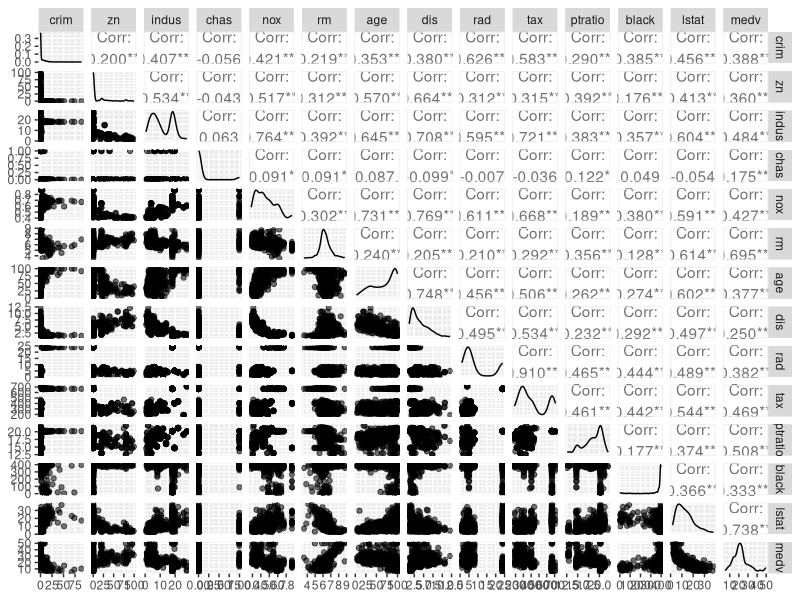
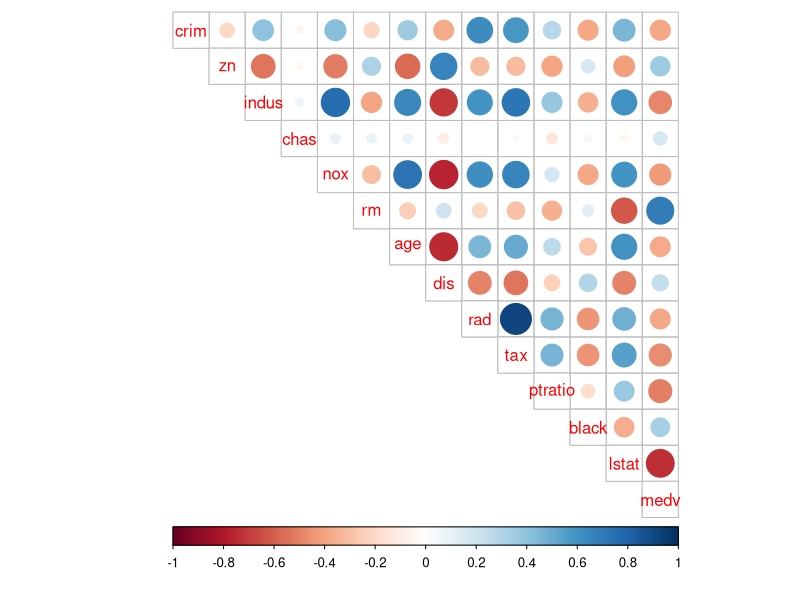
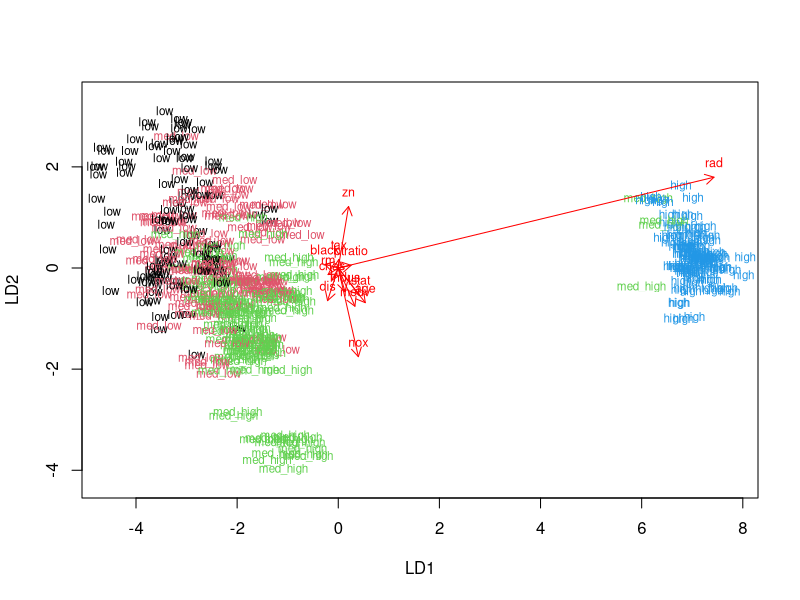
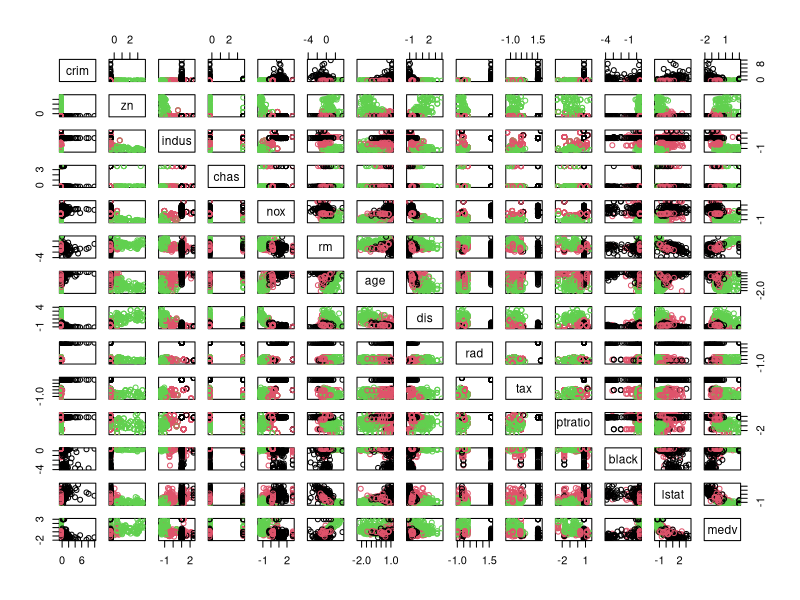
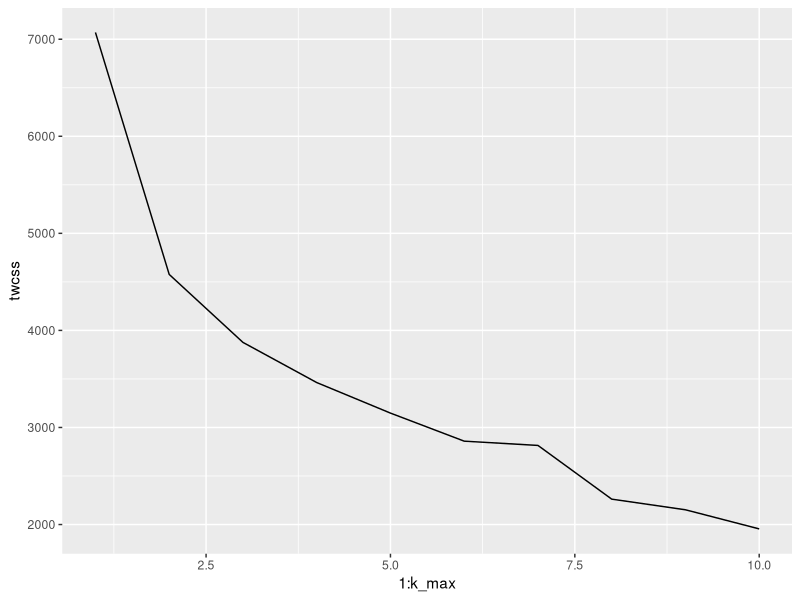
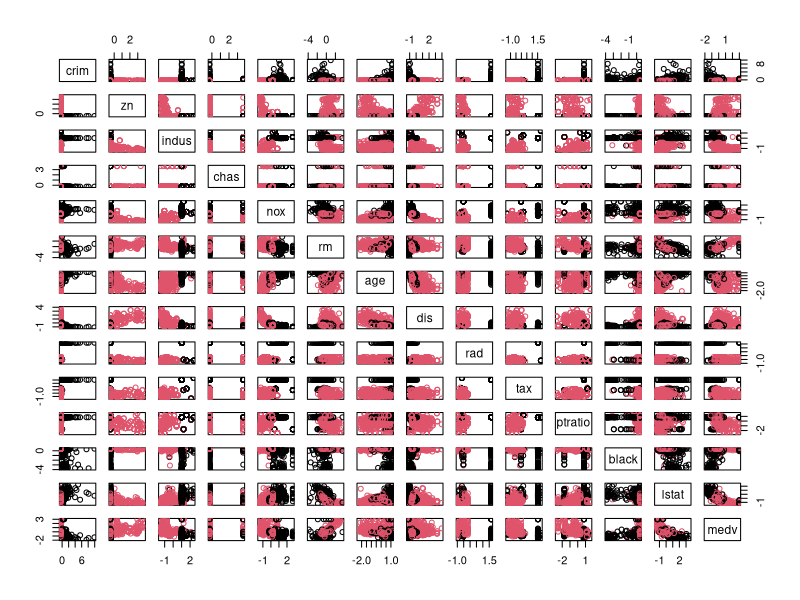
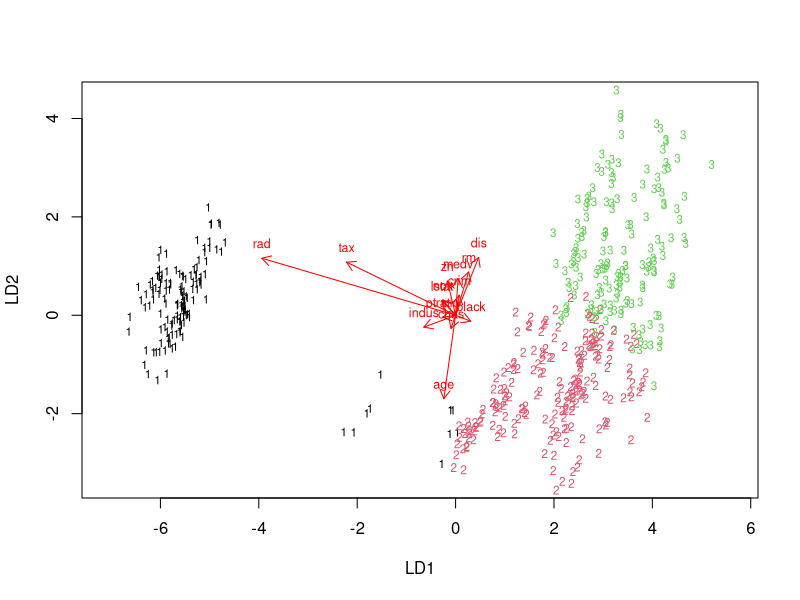

Generate these figures, in order, with R:
## ---- chunk 1
# Load libraries
library(corrplot)
library(dplyr)
## ---- chunk 2
library(MASS)
data("Boston")
str(Boston)
## ---- chunk 3
summary(Boston)
## ---- chunk 4
library(GGally)
library(ggplot2)

# Define the plot.
p <- ggpairs(Boston, mapping = aes(alpha=0.3), 
             lower = list(combo = wrap("facethist", bins = 20)))

# Draw the plot
p

## ---- chunk 5
cor(Boston) %>% corrplot(method="circle", type="upper", cl.pos="b", tl.pos="d")
## ---- chunk 6
boston_scaled <- scale(Boston) %>% as.data.frame()
summary(boston_scaled)
## ---- chunk 7
# Create a quantile vector of crim and print it
bins <- quantile(boston_scaled$crim)

# Create a categorical variable 'crime'
crime <- cut(boston_scaled$crim, breaks = bins, include.lowest = TRUE, 
             label=c("low", "med_low", "med_high", "high"))

# Remove original crim from the dataset
boston_scaled <- dplyr::select(boston_scaled, -crim)

# Add the new categorical value to scaled data
boston_scaled <- data.frame(boston_scaled, crime)
## ---- chunk 8
# Set seed so the results are reproducible
set.seed(1234)
# Take randomly 80% of the observations to the training set
train.idx <- sample(nrow(boston_scaled), size = 0.8 * nrow(boston_scaled))
train <- boston_scaled[train.idx,]
# Take the remaining 20% to the test set
test <- boston_scaled[-train.idx,]
## ---- chunk 9
# linear discriminant analysis
lda.fit <- lda(crime ~ ., data = train)
## ---- chunk 10
# the function for lda biplot arrows
lda.arrows <- function(x, myscale = 1, arrow_heads = 0.1, color = "red", tex = 0.75, choices = c(1,2)){
  heads <- coef(x)
  arrows(x0 = 0, y0 = 0, 
         x1 = myscale * heads[,choices[1]], 
         y1 = myscale * heads[,choices[2]], col=color, length = arrow_heads)
  text(myscale * heads[,choices], labels = row.names(heads), 
       cex = tex, col=color, pos=3)
}

# target classes as numeric
classes <- as.numeric(train$crime)

# plot the lda results
plot(lda.fit, dimen = 2, col=classes, pch=classes)
lda.arrows(lda.fit, myscale = 2)
## ---- chunk 11
# Save the correct classes from test data
correct_classes <- test$crime

# Remove the crime variable from test data
test <- dplyr::select(test, -crime)

# predict classes with test data
lda.pred <- predict(lda.fit, newdata = test)

# cross tabulate the results
table(correct = correct_classes, predicted = lda.pred$class)
## ---- chunk 12
# Load the Boston dataset
data("Boston")

# Scale the dataset
boston_scaled <- scale(Boston) %>% as.data.frame()

# Calculate the Euclidean distance between the pairs of observations
dist_eu <- dist(boston_scaled)
summary(dist_eu)
## ---- chunk 13
# Set seed to get reproducible results
set.seed(123)

# k-means clustering
km <-kmeans(boston_scaled, centers = 3)

# plot the Boston dataset with clusters
pairs(boston_scaled, col = km$cluster)

## ---- chunk 14
# Set seed to get reproducible results
set.seed(123)

# Determine the number of clusters
k_max <- 10

# Calculate the total within sum of squares
twcss <- sapply(1:k_max, function(k){kmeans(boston_scaled, k)$tot.withinss})

# visualize the results
qplot(x = 1:k_max, y = twcss, geom = 'line')
## ---- chunk 15
# Set seed to get reproducible results
set.seed(123)

# k-means clustering
km <-kmeans(boston_scaled, centers = 2)

# plot the Boston dataset with clusters
pairs(boston_scaled, col = km$cluster)

## ---- chunk 16
# Set seed to get reproducible results
set.seed(123)

# k-means clustering
km <-kmeans(boston_scaled, centers = 3)

# Add the cluster assingment to the dataset
boston_scaled$kmeans_cluster <- km$cluster

# linear discriminant analysis
lda.fit <- lda(kmeans_cluster ~ ., data = boston_scaled)
## ---- chunk 17
# plot the lda results
plot(lda.fit, dimen = 2, col=boston_scaled$kmeans_cluster, 
     pch=boston_scaled$kmeans_cluster)
lda.arrows(lda.fit, myscale = 2)

